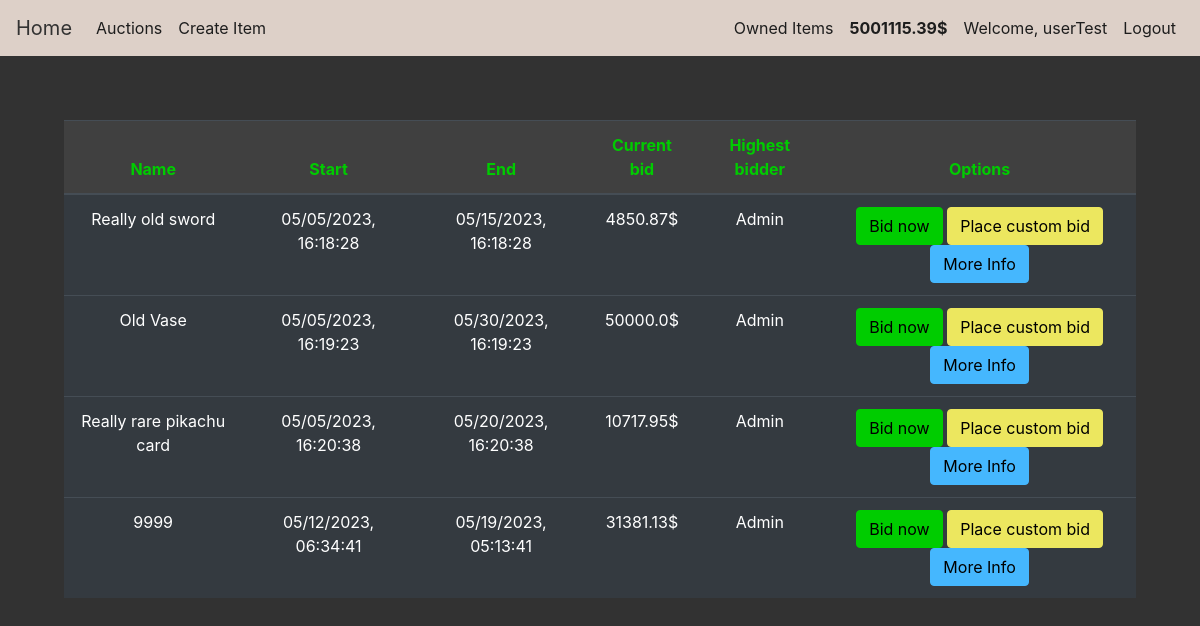
/auctions (signed in), run on the app's committed database.
### auction/models.py (models this page shows, shortened)
class User(db.Model,UserMixin):
    id = db.Column(db.Integer(),primary_key=True)
    username = db.Column(db.String(length=50),unique=True,nullable=False)
    email_address = db.Column(db.String(length=255),nullable=False,unique=True)
    password_hash = db.Column(db.String(length=60),nullable=False)
    budget = db.Column(db.Integer(),nullable=False,default=1000)
    items = db.relationship('Item',backref='owned_user',lazy=True)
    @property
    def password(self):
        return self.password
    def show_budget(self):
        return round(self.budget,2)

class Item(db.Model):
    id = db.Column(db.Integer(),primary_key=True)
    name = db.Column(db.String(length=30),nullable=False,unique=True)
    description = db.Column(db.String(length=1024),nullable=False)
    start = db.Column(db.String(length=30),nullable=False)
    end = db.Column(db.String(length=30), nullable=False)
    current_bid = db.Column(db.Float,nullable=False)
    step = db.Column(db.Float,nullable=False)
    seller_id = db.Column(db.Integer())
    bidder_id = db.Column(db.Integer())
    owner = db.Column(db.Integer(),db.ForeignKey('user.id'))
    image = db.Column(db.String(length=255))
    def minimum_next_bid(self):
        return round(self.current_bid * self.step,2)

### auction/routes.py (the view, shortened to what this page needs)
@app.route('/auctions',methods=['GET','POST'])
@login_required
def auction_page():
    bid_form = BidForm()
    custom_bid_form = CustomBidForm()
    if request.method == 'GET':
        items = Item.query.filter_by(owner=None)
        return render_template('auctions.html',items=items,bid_form=bid_form,custom_bid_form=custom_bid_form)

### auction/models.py (called while the page is built)
@login_manager.user_loader
def load_user(user_id):
    return User.query.get(int(user_id))

### auction/templates/auctions.html (shortened to what this page needs)
{% extends 'base.html' %}
{% block content %}
<div class="position-relative overflow-hidden p-3 p-md-5 m-md-3 text-center">
    <table id="tasks-table" class="table table-hover table-dark">
        <thead class="table_head">
            <tr>
                <th scope="col">Name</th>
                <th scope="col">Start</th>
                <th scope="col">End</th>
                <th scope="col">Current bid</th>
                <th scope="col">Highest bidder</th>
                <th scope="col">Options</th>
            </tr>
        </thead>
        <tbody>
            {% for item in items %}
                <tr>
                    <td>{{ item.name }}</td>
                    <td>{{ item.start }}</td>
                    <td>{{ item.end }}</td>
                    <td>{{ item.current_bid }}$</td>
                    <td>{{ item.bidder_id }}</td>
                    <td>
                        <button class="btn btn-outline btn-success" data-toggle="modal"  data-target="#Modal-BidConfirm-{{ item.id }}">Bid now</button>
                        <button class="btn btn-outline btn-danger" data-toggle="modal" data-target="#Modal-CustomBidConfirm-{{ item.id }}">Place custom bid</button>
                        <button class="btn btn-outline btn-info" data-toggle="modal" data-target="#Modal-MoreInfo-{{ item.id }}">More Info</button>
                    </td>
                </tr>
            {% endfor %}
        </tbody>
    </table>
</div>
{% endblock %}

### auction/templates/base.html (shortened to what this page needs)
<!doctype html>
<html lang="en">
   <head>
      <link rel="stylesheet" href="https://cdn.jsdelivr.net/npm/bootstrap@4.5.3/dist/css/bootstrap.min.css">
      <link rel="stylesheet" href="{{ url_for('static', filename='style.css') }}">
   </head>
   <body>
      <nav class="navbar navbar-expand-md navbar-dark bg-dark">
         <a class="navbar-brand" href="{{ url_for('home_page') }}">Home</a>
         <div class="collapse navbar-collapse" id="navbarNav">
            <ul class="navbar-nav mr-auto">
               <li class="nav-item active">
                  <a class="nav-link" href="{{ url_for('auction_page') }}">Auctions <span class="sr-only">(current)</span></a>
               </li>
               {% if current_user.is_authenticated %}
               <li class="nav-item">
                  <a class="nav-link" href="{{ url_for('create_page') }}">Create Item</a>
               </li>
               {% endif %}
            </ul>
            {% if current_user.is_authenticated %}
            <ul class="navbar-nav">
               <li class="nav-item">
                  <a class="nav-link" href="{{ url_for('owned_items_page') }}">Owned Items</a>
               </li>
               <li class="nav-item">
                  <a class="nav-link" style="color: azure;font-weight:bold">
                  {{ current_user.show_budget() }}$
                  </a>
               </li>
               <li class="nav-item">
                  <a class="nav-link">Welcome, {{ current_user.username }}</a>
               </li>
               <li class="nav-item">
                  <a class="nav-link" href="{{ url_for('logout_page') }}">Logout</a>
               </li>
            </ul>
            {% endif %}
         </div>
      </nav>
      {% block content %}
      {% endblock %}
   </body>
</html>

### auction/static/style.css (style rules this page uses)
.btn-success { color:black; background-color:#00cc00 !important; border-color: #00cc00 !important; }
.btn-danger { color:black; background-color: #ece75f !important; border-color: #ece75f !important; }
.btn-info { color:black; background-color: #45b7fe !important; border-color: #45b7fe !important; }
.table_head { color: #00cc00; background-color:#404040; }

### auction/templates/base.html (style rules this page uses)
body { background-color: #323232; color: white }
.bg-dark { background-color: #DDD0C8 !important; }
.nav-link { color: #1D1D1D !important; }
.navbar-brand { color: #323232 !important; }

### data on the page
User: show_budget "5001115.39", username "userTest"
Item: name "Really old sword", start "05/05/2023, 16:18:28", end "05/15/2023, 16:18:28", current_bid "4850.87", bidder_id "Admin"
Item: name "Old Vase", start "05/05/2023, 16:19:23", end "05/30/2023, 16:19:23", current_bid "50000.0", bidder_id "Admin"
Item: name "Really rare pikachu card", start "05/05/2023, 16:20:38", end "05/20/2023, 16:20:38", current_bid "10717.95", bidder_id "Admin"
Item: name "9999", start "05/12/2023, 06:34:41", end "05/19/2023, 05:13:41", current_bid "31381.13", bidder_id "Admin"
